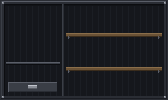
#> input picture ribera-verde/art/procesado/almacen/alm-caja/unica/00.png, 168 x 100 px, found by its file name
$ python casa.py
#> lines starting #> are read from the running program, lines starting #| are printed output that depends on the picture
### ribera-verde/tools/sprites/a-mano/lienzo.py
# Utilidades de dibujo para el arte a mano del mundo (mundo.py). Python 3 + Pillow.
# Un Lienzo es una imagen RGBA con alfa binario (0 o 255) y unas cuantas primitivas de píxel: nada se escala ni se suaviza.
import math, os
from PIL import Image

ROOT = os.path.join(os.path.dirname(os.path.abspath(__file__)), '..', '..', '..')
P = lambda *a: os.path.join(ROOT, *a)


def rgb(h):
    h = h.lstrip('#')
    return (int(h[0:2], 16), int(h[2:4], 16), int(h[4:6], 16), 255)


class Lienzo:
    def __init__(self, w, h):
        self.w, self.h = w, h
        self.im = Image.new('RGBA', (w, h), (0, 0, 0, 0))
        self.px = self.im.load()

    def p(self, x, y, c):
        if 0 <= x < self.w and 0 <= y < self.h and c is not None:
            self.px[x, y] = rgb(c) if isinstance(c, str) else c

    def g(self, x, y):
        if 0 <= x < self.w and 0 <= y < self.h:
            return self.px[x, y]
        return (0, 0, 0, 0)

    def lleno(self, x, y):
        return self.g(x, y)[3] > 0

    # [4 lines left out: function r, not called in this run]

    def hl(self, x0, x1, y, c):
        for i in range(x0, x1 + 1):
            self.p(i, y, c)

    def vl(self, x, y0, y1, c):
        for j in range(y0, y1 + 1):
            self.p(x, j, c)

    # [16 lines left out: functions caja, contorno, not called in this run]

    def pega(self, otro, ox, oy):
        for y in range(otro.h):
            for x in range(otro.w):
                c = otro.g(x, y)
                if c[3]:
                    self.p(ox + x, oy + y, c)

    # [6 lines left out: function espejo, not called in this run]

    def recorta(self, x, y, w, h):
        o = Lienzo(w, h)
        for j in range(h):
            for i in range(w):
                o.px[i, j] = self.g(x + i, y + j)
        return o

    def cambia(self, mapa):
        """cambia colores: mapa {'#rrggbb': '#rrggbb'}"""
        m = {rgb(a): rgb(b) for a, b in mapa.items()}
        for y in range(self.h):
            for x in range(self.w):
                c = self.px[x, y]
                if c in m:
                    self.px[x, y] = m[c]
        return self

    def colores(self):
        return {self.px[x, y] for y in range(self.h) for x in range(self.w) if self.px[x, y][3]}

    # [5 lines left out: function guarda, not called in this run]


def azar(sem):
    """generador determinista (LCG) para texturas: siempre el mismo dibujo"""
    s = [sem & 0x7fffffff or 1]

    def r():
        s[0] = (s[0] * 48271) % 0x7fffffff
        return s[0] / 0x7fffffff
    return r

### ribera-verde/tools/sprites/a-mano/casa.py
# python3 -I tools/sprites/a-mano/casa.py  (Python 3 + Pillow; no va en los scripts de npm)
# Lámina 15 (1.27, reformas del piso): el suelo y las paredes que se piden por la tienda online (REFORMA, 12c-salon) y la alfombra
# del salón, en casillas de 16 × 16 a 16 px/m como las del piso (interior-home, las de serie). Las que son un cambio de color salen de
# las de serie (mismo dibujo): la tarima de nogal y el vinílico gris (el suelo), y la pintura verde salvia y azul grisáceo (la pared,
# sin las rayas del papel). Las otras, dibujadas aquí:
#  · floor-3: porcelánico de dibujo hidráulico (blanco, gris y verde): un rosetón cada 50 cm, que al juntarse hace la flor de 4.
#  · iwT_home-3 / iwB_home-3: plaqueta de ladrillo visto (7 × 2 px y 1 de llaga, a matajunta), seguida de una fila a la otra; la
#    moldura del techo y el rodapié, los de serie.
#  · alf<v><q>[-<suelo>]: la alfombra de 180 × 140 cm (29 × 22 px, centrada en 2 × 2 casillas; q: a b / c d) sobre cada suelo:
#    0 bereber crema (rombos y flecos), 1 persa granate (cenefa azul con filo dorado y medallón) y 2 lisa gris (filo y cenefa).
# Sale a art/crudo/casa-reforma/<sprite>/unica/00.png (después, node tools/sprites/procesar.js casa-reforma --atlas)
import os, sys, glob
sys.path.insert(0, os.path.dirname(os.path.abspath(__file__)))
from PIL import Image
from lienzo import Lienzo, P, rgb, azar

SAL = {}
def sale(n, L):
    SAL[n] = L

def serie(n):
    """la casilla de serie (interior-home), como Lienzo"""
    im = Image.open(P('art', 'crudo', 'interior-home', n, 'unica', '00.png')).convert('RGBA')
    L = Lienzo(16, 16)
    for y in range(16):
        for x in range(16):
            L.px[x, y] = im.getpixel((x, y))
    return L

def hx(c):
    return '#%02x%02x%02x' % tuple(max(0, min(255, v)) for v in c[:3])

def menos(base, d):
    """base (#rrggbb) menos d en cada canal (d: un número o tres)"""
    b = rgb(base); d = d if isinstance(d, tuple) else (d, d, d)
    return hx((b[0] - d[0], b[1] - d[1], b[2] - d[2]))

# ---------- el suelo ----------
# floor de serie: a #e6bc80 (la lama), c #d9af76 (la veta), b #c7a472 (la junta)
FLOOR = ('#e6bc80', '#d9af76', '#c7a472')
def suelo_color(lama, veta, junta):
    return serie('floor').cambia(dict(zip(FLOOR, (lama, veta, junta))))
#> in serie, im is the input picture: PIL image 168x100 RGBA; mean R, G, B, A 30.2, 31.4, 35.5, 255
#> in __init__, `self.im = Image.new('RGBA', (w, h), (0, 0, 0, 0))`: self.im: PIL image 16x16 RGBA; every value is 0

def hidraulico():
    L = Lienzo(16, 16); B, G, V, S = '#e4e0d6', '#b8bab4', '#6a907a', '#d2cec4'
    for y in range(16):
        for x in range(16):
            dx, dy = abs(x % 8 - 3.5), abs(y % 8 - 3.5); m = max(dx, dy)
            if m == .5: c = V                                         # el botón del centro
            elif dx == dy: c = G if m < 3 else V                      # las diagonales grises y, en la esquina, el verde (con las de al
            elif m == 3.5: c = S                                      # lado, la flor de 4); la llaga de la baldosa, apenas más oscura
            else: c = B
            L.p(x, y, c)
    return L

SUELOS = [None, suelo_color('#8a5e3c', '#7e5434', '#62422a'),     # 1 tarima de nogal
          suelo_color('#b0aca4', '#a6a29a', '#8c8880'),           # 2 vinílico gris piedra
          hidraulico()]                                           # 3 baldosa hidráulica

# ---------- la pared ----------
# iwT_home: e #ead8b4 el papel, f #e0ceaa sus rayas; la moldura del techo: a #d1bf9b, b #c0ae8a, c #ac9a76, d #8c7a5f (de más claro
# a más oscuro, el papel menos 25, 42, 62 y 94/94/85). iwB_home: el papel y, abajo, el rodapié (#dfdfe1 y #fffffe), que no cambia
E, F = '#ead8b4', '#e0ceaa'
MOLD = (('#d1bf9b', 25), ('#c0ae8a', 42), ('#ac9a76', 62), ('#8c7a5f', (94, 94, 85)))
def pintura(base):
    mapa = {E: base, F: base}                                     # la pintura, lisa: sin las rayas del papel
    for c, d in MOLD: mapa[c] = menos(base, d)
    return serie('iwT_home').cambia(mapa), serie('iwB_home').cambia(mapa)

LADRILLO = ('#a8503a', '#b45c42', '#9c4834', '#ba664a'); LLAGA = '#cfc6b6'
def ladrillo(L, filas, y0):
    """plaqueta de ladrillo en las filas dadas de L; y0: la fila de la pared entera (de iwT a iwB) de la primera"""
    for k, y in enumerate(filas):
        Y = y0 + k; hil, r = Y // 3, Y % 3
        for x in range(16):
            X = x + (hil % 2) * 4; c2 = (X // 8) % 2
            if r == 2 or X % 8 == 7: L.p(x, y, LLAGA); continue
            b = LADRILLO[(hil * 3 + c2 * 5 + hil // 2) % 4]
            L.p(x, y, b if r == 0 else menos(b, 14))
    return L

def ladrillo_visto():
    T, B = serie('iwT_home'), serie('iwB_home')
    return ladrillo(T, range(5, 16), 0), ladrillo(B, range(0, 11), 11)

PAREDES = [None, pintura('#b2c4a6'), pintura('#aabac6'), ladrillo_visto()]   # 1 verde salvia, 2 azul grisáceo, 3 ladrillo visto

# ---------- la alfombra (180 × 140 cm: 29 × 22 px en x 2-30 e y 5-26 de las 2 × 2 casillas) ----------
X0, X1, Y0, Y1 = 2, 30, 5, 26
def alfombra(v):
    L = Lienzo(32, 32)
    dentro = lambda x, y, m: X0 + m <= x <= X1 - m and Y0 + m <= y <= Y1 - m
    if v == 0:                                                    # bereber crema: rombos de lana oscura y flecos a los lados cortos
        for y in range(Y0, Y1 + 1):
            for x in range(X0, X1 + 1):
                i, j = x - X0, y - Y0
                c = '#cfc5ac' if not dentro(x, y, 1) else ('#6a5848' if dentro(x, y, 3) and ((i + j) % 6 == 0 or (i - j) % 6 == 0) else '#e4dcc6')
                L.p(x, y, c)
        for y in range(Y0 + 1, Y1, 2): L.p(X0 - 1, y, '#efe8d6'); L.p(X1 + 1, y, '#efe8d6')
    elif v == 1:                                                  # persa granate: cenefa azul, filo dorado y medallón en el centro
        cx, cy = (X0 + X1) / 2, (Y0 + Y1) / 2
        for y in range(Y0, Y1 + 1):
            for x in range(X0, X1 + 1):
                if not dentro(x, y, 1): c = '#5a1a20'
                elif not dentro(x, y, 3): c = '#24305a'
                elif not dentro(x, y, 4): c = '#c8a24e'
                else:
                    d = abs(x - cx) / 1.4 + abs(y - cy)
                    c = '#c8a24e' if d < 1.5 else '#24305a' if d < 4 else '#c8a24e' if d < 5 else '#8c2c30'
                    if (x - X0 - 6) % 9 == 0 and (y - Y0 - 6) % 5 == 0 and d >= 5: c = '#b0484a'
                L.p(x, y, c)
        for y in range(Y0 + 1, Y1, 2): L.p(X0 - 1, y, '#e8e0cc'); L.p(X1 + 1, y, '#e8e0cc')
    else:                                                         # lisa gris: el filo, una cenefa más clara y el pelo moteado
        r = azar(707)
        for y in range(Y0, Y1 + 1):
            for x in range(X0, X1 + 1):
                c = '#6c6f74' if not dentro(x, y, 1) else '#94979c' if dentro(x, y, 2) and not dentro(x, y, 3) else ('#8c8f94' if r() < .18 else '#84878c')
                L.p(x, y, c)
    return L

def sobre(suelo, rug):
    """la alfombra sobre 2 × 2 casillas del suelo, y sus 4 trozos (a b / c d)"""
    F2 = Lienzo(32, 32)
    for oy in (0, 16):
        for ox in (0, 16): F2.pega(suelo, ox, oy)
    F2.pega(rug, 0, 0)
    return [F2.recorta(ox, oy, 16, 16) for oy in (0, 16) for ox in (0, 16)]

for i in range(1, 4):
    sale(f'floor-{i}', SUELOS[i]); sale(f'iwT_home-{i}', PAREDES[i][0]); sale(f'iwB_home-{i}', PAREDES[i][1])
for f in range(4):
    base = SUELOS[f] if f else serie('floor')
    for v in range(3):
        for q, T in zip('abcd', sobre(base, alfombra(v))):
            sale(f'alf{v}{q}' + (f'-{f}' if f else ''), T)

def escribe(raiz=None):
    for n, L in SAL.items():
        d = os.path.join(raiz, n) if raiz else P('art', 'crudo', 'casa-reforma', n, 'unica'); os.makedirs(d, exist_ok=True)
        for f in glob.glob(os.path.join(d, '*.png')): os.remove(f)
        L.im.save(os.path.join(d, '00.png'))
    print('casa-reforma', len(SAL), 'casillas')

if __name__ == '__main__':
    escribe(sys.argv[1] if len(sys.argv) > 1 else None)
#> in escribe, `L.im.save(os.path.join(d, '00.png'))`:
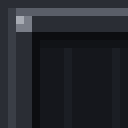
#> saved as 00.png: PIL image 16x16 RGBA (shown 8 times larger); mean R, G, B, A 34.7, 37.2, 43.2, 255
#| casa-reforma 57 casillas
